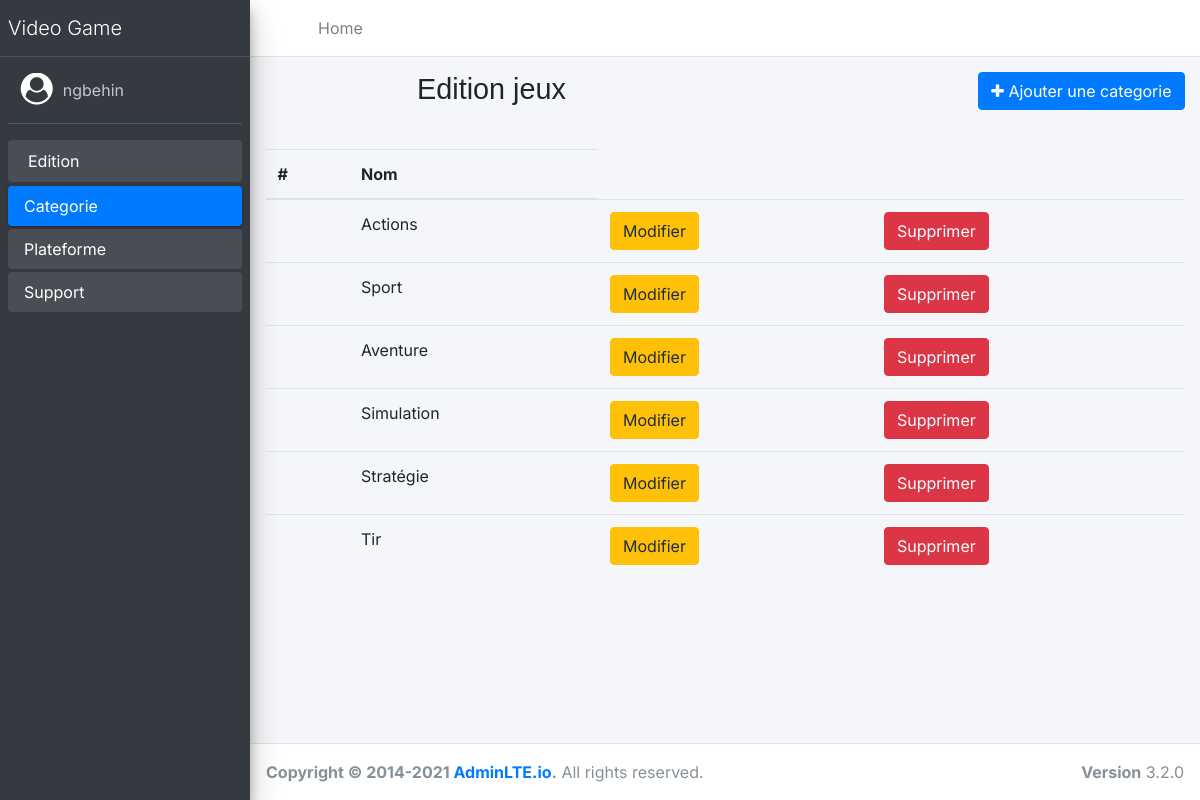
The page /admin/categorie.php (signed in) on the database its author committed.
### tables this page shows
CREATE TABLE `utilisateur` (
  `id` int(11) NOT NULL,
  `nom` varchar(255) NOT NULL,
  `prenom` varchar(255) NOT NULL,
  `mail` varchar(250) NOT NULL,
  `password` varchar(255) NOT NULL,
  `role_id` int(11) NOT NULL
);

CREATE TABLE `categorie` (
  `id` int(11) NOT NULL,
  `categorie` varchar(255) NOT NULL
);

### app/Database.php (called while the page is built, shortened)
<?php
Class Database{
    private $dbname;
    private $dbuser;
    private $dbpwd;
    private $pdo;
    public function __construct( $dbname, $host = '127.0.0.1' , $dbuser= 'root', $dbpwd= 'videogame')
    {
        $this->dbname= $dbname;
        $this->dbuser= $dbuser;
        $this->dbpwd= $dbpwd;
    }
    public function getPDO()
    {
        return $this->pdo?? $this->pdo = new PDO("mysql:host=127.0.0.1;dbname={$this->dbname}", $this->dbuser, $this->dbpwd);
    }
}

### app/models/function.php (called while the page is built, shortened)
<?php
function getUser($userId, $db){
    $stmt = $db->getPDO()->prepare('SELECT * FROM  utilisateur WHERE id= :userId');
    $stmt->execute([
        'userId' => $userId,
    ]);
    $user = $stmt->fetch(PDO::FETCH_ASSOC);
    return $user;
}
function getCategorie($db){
    $stmt = $db->getPDO()->prepare('SELECT * FROM categorie');
    $stmt->execute();
    $datas= $stmt->fetchAll(PDO::FETCH_ASSOC);
    return $datas;
}

### app/controllers/CategorieController.php (called while the page is built, shortened)
<?php
$user= getUser($_SESSION['userid'], $db);
$categories = getCategorie($db);

### public/admin/categorie.php (the view, shortened to what this page needs)
<?php
require '../../app/models/function.php';
$db = new Database('videogame');
require '../../app/controllers/CategorieController.php';
?>
<!DOCTYPE html>
<html lang="en">
<head>
    <link rel="stylesheet" href="https://maxcdn.bootstrapcdn.com/font-awesome/4.7.0/css/font-awesome.min.css">
    <link rel="stylesheet" href="https://stackpath.bootstrapcdn.com/bootstrap/4.3.1/css/bootstrap.min.css">
    <link rel="stylesheet" href="../css/adminlte.min.css">
    <link rel="stylesheet" href="../css/style.css">
</head>
<body class="hold-transition sidebar-mini">
    <div class="wrapper">
        <nav class="main-header navbar navbar-expand navbar-white navbar-light">
            <ul class="navbar-nav">
                <li class="nav-item">
                    <a class="nav-link" data-widget="pushmenu" href="#" role="button"><i class="fas fa-bars"></i></a>
                </li>
                <li class="nav-item d-none d-sm-inline-block">
                    <a href="../index.php" class="nav-link">Home</a>
                </li>
            </ul>
        </nav>
        <aside class="main-sidebar sidebar-dark-primary elevation-4">
            <a href="../index.php" class="brand-link">
                <span class="brand-text font-weight-light">Video Game</span>
            </a>
            <div class="sidebar">
                <div class="user-panel mt-3 pb-3 mb-3 d-flex">
                    <div style="color: white;" class="image">
                        <i class="fa fa-user-circle fa-2x" aria-hidden="true"></i>
                    </div>
                    <div class="info">
                        <a href="#" class="d-block"><?=$user['nom']?></a>
                    </div>
                </div>
                <nav class="mt-2">
                    <ul class="nav nav-pills nav-sidebar flex-column" data-widget="treeview" role="menu" data-accordion="false">
                        <li class="nav-item menu-open">
                            <a href="dashboard.php" class="nav-link ">
                                <p>
                                    Edition
                                </p>
                            </a>
                        </li>
                        <li class="nav-item menu-open">
                            <a href="categorie.php" class="nav-link active">
                                <p>
                                    Categorie
                                </p>
                            </a>
                        </li>
                        <li class="nav-item menu-open">
                            <a href="plateforme.php" class="nav-link ">
                                <p>
                                    Plateforme
                                </p>
                            </a>
                        </li>
                        <li class="nav-item menu-open">
                            <a href="support.php" class="nav-link ">
                                <p>
                                    Support
                                </p>
                            </a>
                        </li>
                    </ul>
                </nav>
            </div>
        </aside>
        <div class="content-wrapper">
            <div class="content-header">
                <div class="container-fluid">
                    <div class="row mb-2">
                        <div class="col-sm-6">
                            <h1 class="m-0">Edition jeux</h1>
                        </div>
                        <div class="col-sm-6">
                            <ol class="float-sm-right">
                                <a name="" id="" class="btn btn-primary" href="addcategorie.php" role="button"><i class="fa fa-plus fa-" aria-hidden="true"></i> Ajouter une categorie</a>
                            </ol>
                        </div>
                    </div>
                </div>
            </div>
            <div class="content">
                <div class="container-fluid">
                    <table class="table table-hover">
                        <thead>
                            <tr>
                                <th>#</th>
                                <th>Nom </th>
                            </tr>
                        </thead>
                        <tbody>
                            <?php foreach($categories as $categorie):?>
                            <tr>
                                <td scope="row"><img height="65px"  src="<?=$categorie['img_p']?>" alt=""></td>
                                <td><?=$categorie['categorie']?></td>
                                <td><a name="" id="" class="btn btn-warning" href="updatecategorie.php?categorie=<?=$categorie['id']?>" role="button">Modifier</a></td>
                                <td><a name="" id="" class="btn btn-danger" href="deletecategorie.php?categorie=<?=$categorie['id']?>" role="button">Supprimer</a></td>
                            </tr>
                            <?php endforeach; ?>
                        </tbody>
                    </table>
                </div>
            </div>
        </div>
        <footer class="main-footer">
            <strong>Copyright &copy; 2014-2021 <a href="https://adminlte.io">AdminLTE.io</a>.</strong> All rights reserved.
            <div class="float-right d-none d-sm-inline-block">
                <b>Version</b> 3.2.0
            </div>
        </footer>
    </div>
</body>
</html>

### public/css/style.css (style rules this page uses)
body { background-color: #f7f7f7; font-family: 'Inter', sans-serif; margin: 0px; }
h1 { font-family: 'Helvetica'; font-size: 44px; text-align: center; margin-top: 60px; }

### rows shown on the page
utilisateur: nom "ngbehin"
categorie: categorie "Actions"
categorie: categorie "Sport"
categorie: categorie "Aventure"
categorie: categorie "Simulation"
categorie: categorie "Stratégie"
categorie: categorie "Tir"
